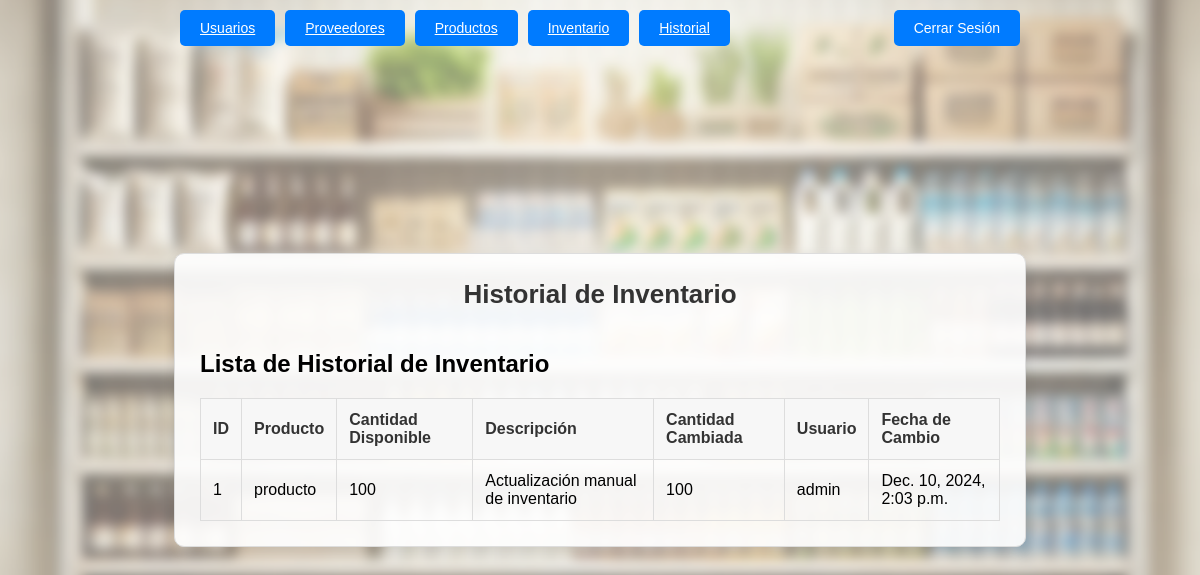
/historial/ (signed in), run on the app's committed database.
### inventario/models.py (models this page shows, shortened)
class HistorialInventario(models.Model):
    inventario = models.ForeignKey(
        Inventario,
        on_delete=models.PROTECT,
        related_name='historiales'
    )
    fecha_cambio = models.DateTimeField(auto_now_add=True)
    cantidad_cambiada = models.IntegerField()
    descripcion = models.TextField()
    usuario = models.ForeignKey(
        settings.AUTH_USER_MODEL,
        on_delete=models.PROTECT,
        related_name='cambios_inventario'
    )

class Inventario(models.Model):
    producto = models.ForeignKey(
        'productos.Producto',
        on_delete=models.PROTECT,  # Evita la eliminación en cascada
        related_name='inventarios'
    )
    cantidad_disponible = models.PositiveIntegerField(default=0)

### productos/models.py (models this page shows, shortened)
class Producto(models.Model):
    nombre_producto = models.CharField(max_length=100)
    class Categoria(models.TextChoices):
        ASEO = 'Aseo', 'Aseo'
        DESPENSA = 'Despensa', 'Despensa'
        CONGELADOS = 'Congelados', 'Congelados'
        CUIDADO_PERSONAL = 'Cuidado Personal', 'Cuidado Personal'
    categoria = models.CharField(
        max_length=16,
        choices=Categoria.choices,
        blank=False,
    )
    precio = models.DecimalField(max_digits=10, decimal_places=2)
    proveedor = models.ForeignKey(
        'proveedores.Proveedor',
        on_delete=models.PROTECT,
        related_name='productos'
    )
    descripcion = models.TextField(blank=True, null=True)
    fecha_registro = models.DateTimeField(auto_now_add=True)

### usuarios/models.py (models this page shows, shortened)
class Usuario(AbstractUser):
    fecha_nacimiento = models.DateField(blank=True, null=True)
    rut = models.CharField(max_length=12, unique=True)
    ROL_CHOICES = [
        ('Administrador', 'Administrador'),
        ('Usuario general', 'Usuario general'),
    ]
    rol = models.CharField(max_length=15, choices=ROL_CHOICES)
    groups = models.ManyToManyField(
        Group,
        related_name="custom_user_set",  # Use a custom related_name
        blank=True
    )
    user_permissions = models.ManyToManyField(
        Permission,
        related_name="custom_user_set_permissions",  # Use a custom related_name
        blank=True
    )

### inventario/views.py (the view, shortened to what this page needs)
# urls.py: path('historial/', login_required(inventario_views.historial), name='historial'),
def historial(request, historial_id=None):
    if historial_id:
        registro = get_object_or_404(HistorialInventario, id=historial_id)
        form = HistorialInventarioForm(instance=registro)  # Cargar datos existentes
    else:
        registro = None  # Para un nuevo historial
        form = HistorialInventarioForm()
    historialInventario = (
        HistorialInventario.objects
        .select_related('inventario', 'inventario__producto', 'usuario')
        .all()
    )
    return render(request, 'inventario/historialInventario.html', {
        'historialInventario': historialInventario,
        'form': form,
        'historial_id': historial_id
    })

### inventario/templates/inventario/historialInventario.html (shortened to what this page needs)
<!DOCTYPE html>
<html lang="es">
<head>
    {% load static %}
    <link rel="stylesheet" href="{% static 'inventario/styles.css' %}">
</head>
<body>
    <header style="display: flex; justify-content: space-between; align-items: center; padding: 10px; position: absolute;
        top: 0; width: 70%">
        <div style="display: flex; align-items: center;">
            <nav style="display: flex; gap: 10px;">
                {% if request.user.rol == "Administrador" %}
                  <a href="{% url 'gestionUsuarios' %}" class="button">Usuarios</a>
                  <a href="{% url 'gestionProveedores' %}" class="button">Proveedores</a>
                  <a href="{% url 'gestionProductos' %}" class="button">Productos</a>
                {% endif %}
                <a href="{% url 'gestionInventario' %}" class="button">Inventario</a>
                <a href="{% url 'historial' %}" class="button">Historial</a>
            </nav>
        </div>
        <form method="post" action="{% url 'logout' %}">
            <button type="submit" class="button delete">Cerrar Sesión</button>
        </form>
    </header>
    <div class="container">
        <h1>Historial de Inventario</h1>
        <div class="table-container">
            <h2>Lista de Historial de Inventario</h2>
            <table>
                <thead>
                    <tr>
                        <th>ID</th>
                        <th>Producto</th>
                        <th>Cantidad Disponible</th>
                        <th>Descripción</th>
                        <th>Cantidad Cambiada</th>
                        <th>Usuario</th>
                        <th>Fecha de Cambio</th>
                    </tr>
                </thead>
                <tbody>
                    {% for registro in historialInventario %}
                    <tr>
                        <td>{{ registro.id }}</td>
                        <td>{{ registro.inventario.producto.nombre_producto }}</td>
                        <td>{{ registro.inventario.cantidad_disponible }}</td>
                        <td>{{ registro.descripcion }}</td>
                        <td>{{ registro.cantidad_cambiada }}</td>
                        <td>{{ registro.usuario.username }}</td>
                        <td>{{ registro.fecha_cambio }}</td>
                    </tr>
                    {% endfor %}
                </tbody>
            </table>
        </div>
    </div>
</body>
</html>

### inventario/static/inventario/styles.css (style rules this page uses)
body { background-image: url("/static/inventario/img/supermarket_shelf_blur_opacity.png"); background-size: cover; background-position: center; font-family: Arial, sans-serif; display: flex; justify-content: center; align-items: center; min-height: 100vh; margin: 0; }
.container { position: relative; border: 1px solid #ddd; border-radius: 10px; width: 90%; max-width: 800px; padding: 25px; background-color: rgba(255, 255, 255, 0.9); box-shadow: 0 4px 12px rgba(0, 0, 0, 0.1); }
.container h1 { text-align: center; font-size: 26px; margin-top: 0; margin-bottom: 20px; color: #333; }
.button { padding: 10px 20px; background-color: #007bff; border: none; border-radius: 5px; font-size: 14px; color: #fff; cursor: pointer; transition: background-color 0.3s ease; }
.table-container { margin-top: 40px; }
table { width: 100%; border-collapse: collapse; margin-top: 20px; }
table th, table td { text-align: left; padding: 12px; border: 1px solid #ddd; }
table th { background-color: #f7f7f7; color: #333; }

### data on the page
HistorialInventario: id "1", inventario.producto.nombre_producto "producto", inventario.cantidad_disponible "100", descripcion "Actualización manual de inventario", cantidad_cambiada "100", usuario.username "admin", fecha_cambio "Dec. 10, 2024, 2:03 p.m."
